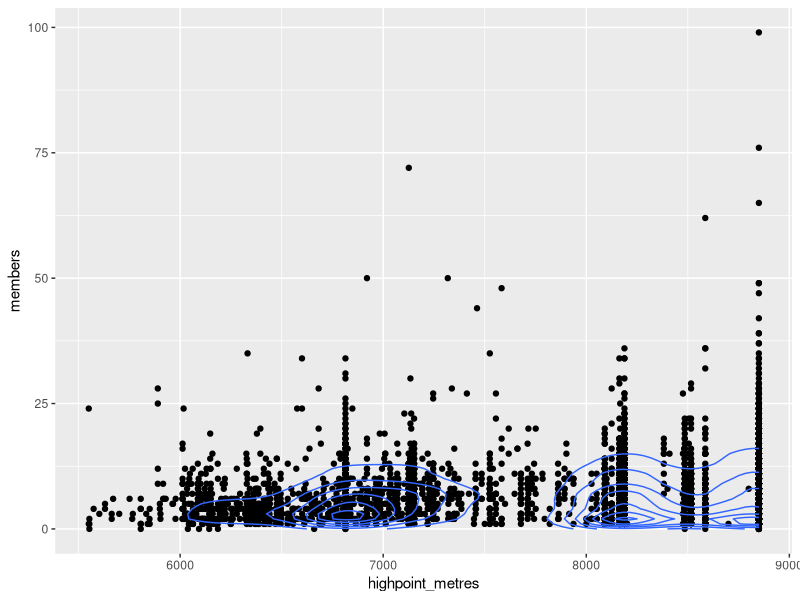

Reproduce this figure in R.
## ---- chunk 1
library(ggplot2)
e<-read.csv('e3.csv', header=TRUE)

mn=e$highpoint_metres
mn00<-mean(mn)
print(mn00)

ggplot(e, aes(x = highpoint_metres, y = members))+
  geom_point()+
  stat_density2d()

## ---- chunk 2
t_statistic <- function(highpoint_metres, mean_highest_elevation) {
   t <- (mean(highpoint_metres)-mean_highest_elevation)/
     (sd(highpoint_metres)/sqrt(length(highpoint_metres)))
   cat("t = ", t)
}

d<- e$highpoint_metre
h<-7400
t<-t_statistic(d, h)
 

## ---- chunk 3
#df is degree of freedom

df<-length(data)-1

#compute the t-critical value for a left-tailed test
#t_critical_left_tailed<-qt(p=.05, df, lower.tail=TRUE)
#cat("t_critical_left_tailed=", t_critical_left_tailed)

#compute the t-critical value for a right-tailed test
#t_critical_right_tailed<-qt(p=.05, df, lower.tail=FALSE)
#cat("t_critical_right_tailed=", t_critical_right_tailed)

#compute the t-critical value for a two-tailed test
t_critical_two_tailed<-qt(p=.05/2, df, lower.tail=FALSE)
cat("t_critical_two_tailed=", t_critical_two_tailed)


## ---- chunk 4

#2*pt(-abs(t),df=length(e$highpoint_metres)-1)

## ---- chunk 5


t.test(e$highpoint_metres, mu=7400, alternative = "two.sided") 
